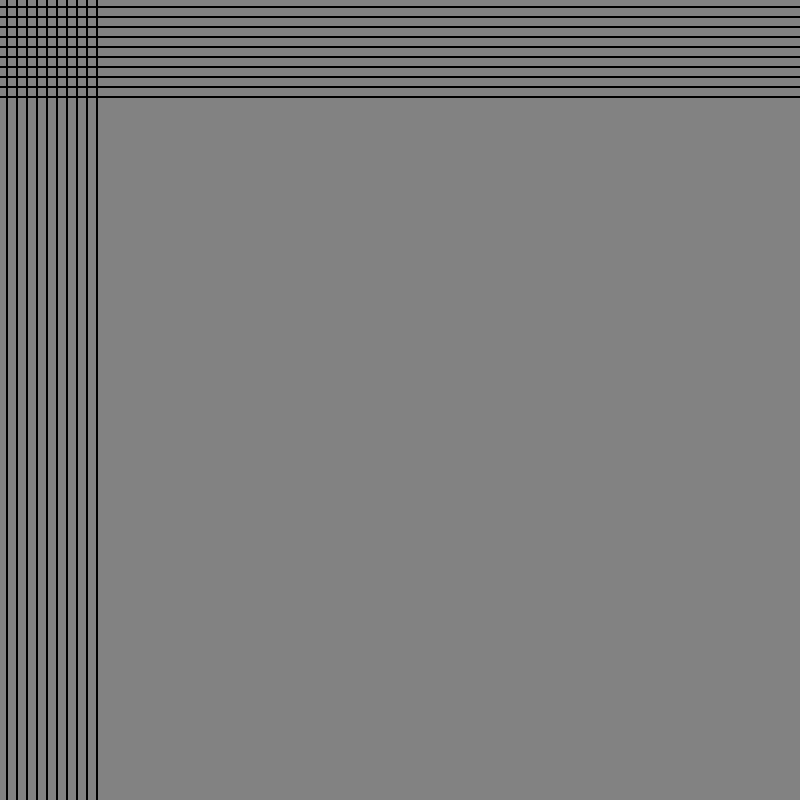
Frame 1 (no input)
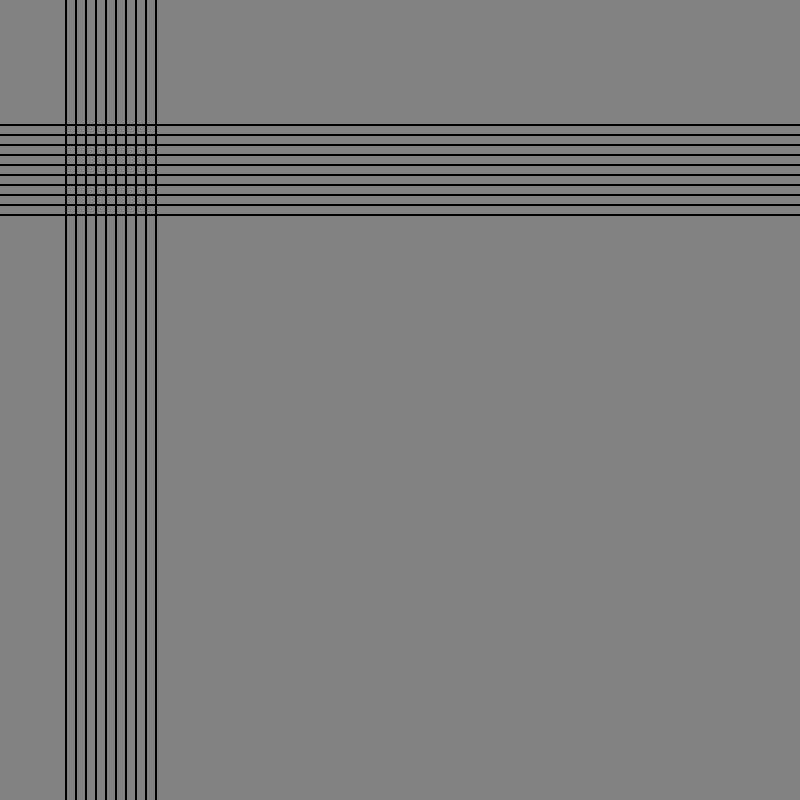
Frame 60 (no input)
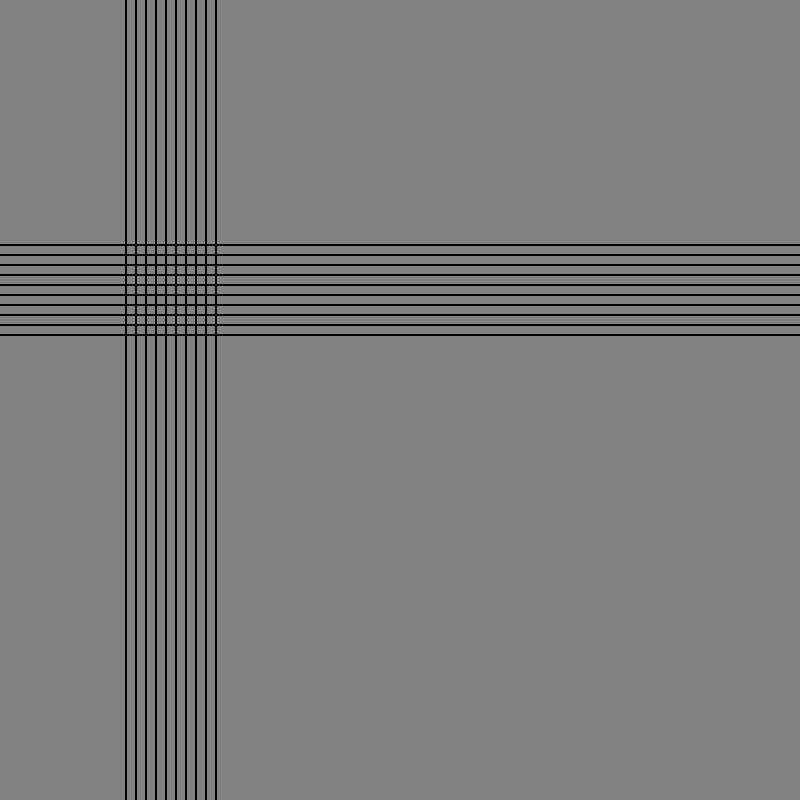
Frame 120 (the mouse pressed at the canvas centre since frame 60)

The p5.js sketch that drew these frames (run headless with seeded random() and noise() and a simulated clock; from frame 60 on, the mouse is pressed at the canvas centre):

// p5.js sketch
// ── sketch.js
function setup() {
  createCanvas(800, 800);
  background(130);
}
let x = 7;
let y = 7;
function draw() {
  background(130);
  for (let i = 0; i < 10; i += 1) {
    for (let j = 0; j < 10; j += 1) {
      line(x + i * 10, 0, x + i * 10, height);
      line(0, y + j * 10, width, y + j * 10);
    }
  }
  x++;
  y += 2;
}
